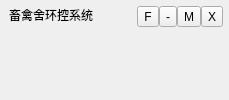
     <widget class="QWidget" name="widget_title" native="true">
      <property name="minimumSize">
       <size>
        <width>0</width>
        <height>50</height>
       </size>
      </property>
      <layout class="QGridLayout" name="gridLayout_3" columnstretch="0,0,0">
       <property name="leftMargin">
        <number>9</number>
       </property>
       <property name="topMargin">
        <number>6</number>
       </property>
       <property name="rightMargin">
        <number>6</number>
       </property>
       <property name="bottomMargin">
        <number>0</number>
       </property>
       <property name="horizontalSpacing">
        <number>0</number>
       </property>
       <item row="0" column="2">
        <widget class="QWidget" name="widget_3" native="true">
         <property name="sizePolicy">
          <sizepolicy hsizetype="Fixed" vsizetype="Preferred">
           <horstretch>0</horstretch>
           <verstretch>0</verstretch>
          </sizepolicy>
         </property>
         <property name="minimumSize">
          <size>
           <width>90</width>
           <height>0</height>
          </size>
         </property>
         <property name="maximumSize">
          <size>
           <width>90</width>
           <height>16777215</height>
          </size>
         </property>
         <layout class="QGridLayout" name="gridLayout_2">
          <property name="leftMargin">
           <number>0</number>
          </property>
          <property name="topMargin">
           <number>0</number>
          </property>
          <property name="rightMargin">
           <number>0</number>
          </property>
          <property name="bottomMargin">
           <number>0</number>
          </property>
          <property name="horizontalSpacing">
           <number>0</number>
          </property>
          <item row="0" column="0">
           <spacer name="horizontalSpacer">
            <property name="orientation">
             <enum>Qt::Horizontal</enum>
            </property>
            <property name="sizeHint" stdset="0">
             <size>
              <width>40</width>
              <height>20</height>
             </size>
            </property>
           </spacer>
          </item>
          <item row="0" column="1">
           <layout class="QVBoxLayout" name="verticalLayout_2">
            <item>
             <layout class="QHBoxLayout" name="horizontalLayout_2">
              <item>
               <widget class="QToolButton" name="toolButton_full">
                <property name="text">
                 <string>F</string>
                </property>
               </widget>
              </item>
              <item>
               <widget class="QToolButton" name="toolButton_min">
                <property name="text">
                 <string>-</string>
                </property>
               </widget>
              </item>
              <item>
               <widget class="QToolButton" name="toolButton_max_reset">
                <property name="text">
                 <string>M</string>
                </property>
               </widget>
              </item>
              <item>
               <widget class="QToolButton" name="toolButton_close_window">
                <property name="text">
                 <string>X</string>
                </property>
               </widget>
              </item>
             </layout>
            </item>
            <item>
             <spacer name="verticalSpacer_2">
              <property name="orientation">
               <enum>Qt::Vertical</enum>
              </property>
              <property name="sizeHint" stdset="0">
               <size>
                <width>20</width>
                <height>40</height>
               </size>
              </property>
             </spacer>
            </item>
           </layout>
          </item>
         </layout>
        </widget>
       </item>
       <item row="0" column="0">
        <widget class="QLabel" name="label_title">
         <property name="text">
          <string>&lt;html&gt;&lt;head/&gt;&lt;body&gt;&lt;p&gt;畜禽舍环控系统&lt;/p&gt;&lt;/body&gt;&lt;/html&gt;</string>
         </property>
         <property name="alignment">
          <set>Qt::AlignLeading|Qt::AlignLeft|Qt::AlignTop</set>
         </property>
         <property name="margin">
          <number>8</number>
         </property>
        </widget>
       </item>
       <item row="0" column="1">
        <spacer name="horizontalSpacer_3">
         <property name="orientation">
          <enum>Qt::Horizontal</enum>
         </property>
         <property name="sizeHint" stdset="0">
          <size>
           <width>40</width>
           <height>20</height>
          </size>
         </property>
        </spacer>
       </item>
      </layout>
     </widget>
